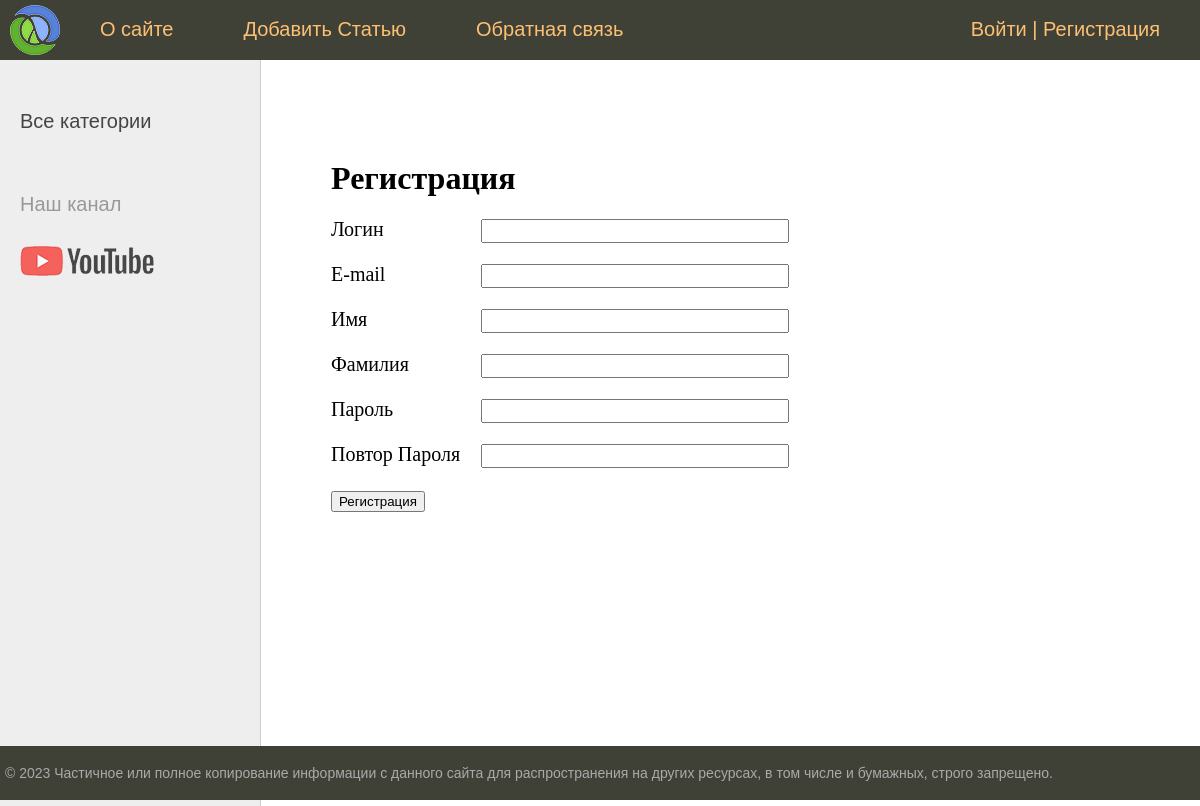
/users/register/, run on an earlier commit of the app's database.
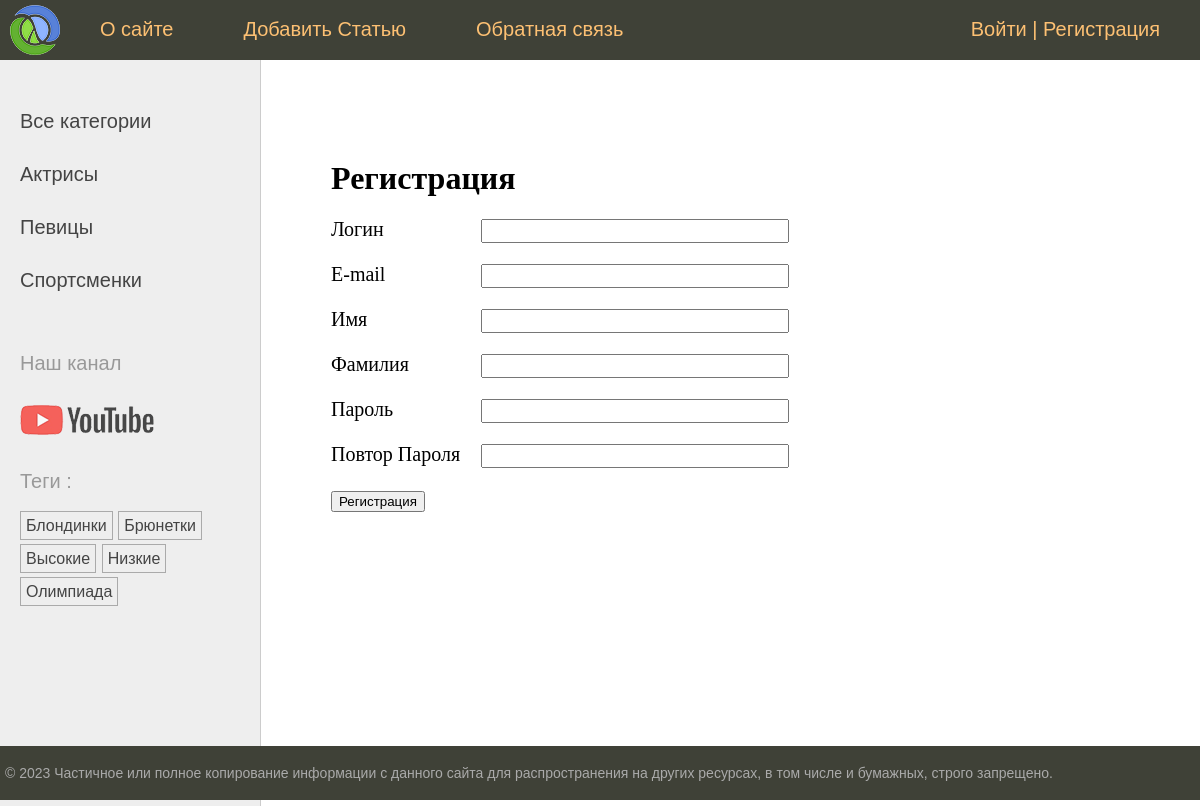
And on a later commit of the database.
### women/models.py (models this page shows, shortened)
class Category(models.Model):
    name = models.CharField(max_length=100, db_index=True, verbose_name="Имя")
    slug = models.SlugField(max_length=255, unique=False, db_index=True)
    class Meta:
        verbose_name = "Категория"
        verbose_name_plural = "Категории"
    def get_absolute_url(self):
        return reverse("category", kwargs={"cat_slug": self.slug})

class TagPost(models.Model):
    tag = models.CharField(max_length=100, db_index=True)
    slug = models.SlugField(max_length=255, unique=True, db_index=True)
    def get_absolute_url(self):
        return reverse("tag", kwargs={"tag_slug": self.slug})

### users/views.py (the view)
# urls.py: path("register/", views.RegisterUser.as_view(), name="register"),
class RegisterUser(CreateView):
    form_class = RegisterUserForm
    template_name = "users/register.html"
    extra_context = {"title": "Регистрация"}
    success_url = reverse_lazy("users:login")

### users/forms.py (shortened to what this page needs)
class RegisterUserForm(UserCreationForm):
    username = forms.CharField(
        label="Логин",
        validators=[],
        widget=forms.TextInput(attrs={"class": "form-input"}),
    )
    password1 = forms.CharField(
        label="Пароль",
        validators=[],
        widget=forms.PasswordInput(
            attrs={"class": "form-input"},
        ),
    )
    password2 = forms.CharField(
        label="Повтор Пароля",
        validators=[],
        widget=forms.PasswordInput(attrs={"class": "form-input"}),
    )
    class Meta:
        model = get_user_model()
        fields = [
            "username",
            "email",
            "first_name",
            "last_name",
            "password1",
            "password2",
        ]
        labels = {
            "email": "Е-mail",
            "first_name": "Имя",
            "last_name": "Фамилия",
        }
        widgets = {
            "email": forms.TextInput(attrs={"class": "form-input"}),
            "first_name": forms.TextInput(attrs={"class": "form-input"}),
            "last_name": forms.TextInput(attrs={"class": "form-input"}),
        }

### users/context_processors.py (called while the page is built)
def get_women_context(request):
    return {"mainmenu": menu}

### users/templates/users/register.html (shortened to what this page needs)
{% extends "base.html" %}
{% block content %}
<h1>Регистрация </h1>
<form method="post">
    {%for f in form %}
    <p><label class="form-label" for="{{f.id_for_label }}">{{f.label}}</label>{{f}}</p>
    {% endfor %}
    <p><button type="submit">Регистрация</button></p>
</form>
{% endblock %}

### women/templates/women/list_categories.html
{% for cat in cats%}
{% if cat.id == cat_selected%}
<li class="selected">{{cat.name}}</li>
{%else%}
<li><a href="{{ cat.get_absolute_url}}">{{cat.name}}</a></li>
{%endif%}
{% endfor %}

### women/templates/women/list_tags.html
{% if tags %}
<p> Теги :</p>
<ul class="tags-list">
    {% for t in tags%}
    <li><a href="{{t.get_absolute_url}}">{{t.tag}}</a></li>
    {% endfor %}
</ul>
{% endif%}

What changed in the data, as far as the page shows it:
added Category: name "Актрисы"
added Category: name "Певицы"
added Category: name "Спортсменки"
added TagPost: tag "Блондинки"
added TagPost: tag "Брюнетки"
added TagPost: tag "Высокие"
added TagPost: tag "Низкие"
added TagPost: tag "Олимпиада"
Also different on the page:
text now shown: "Теги :"
